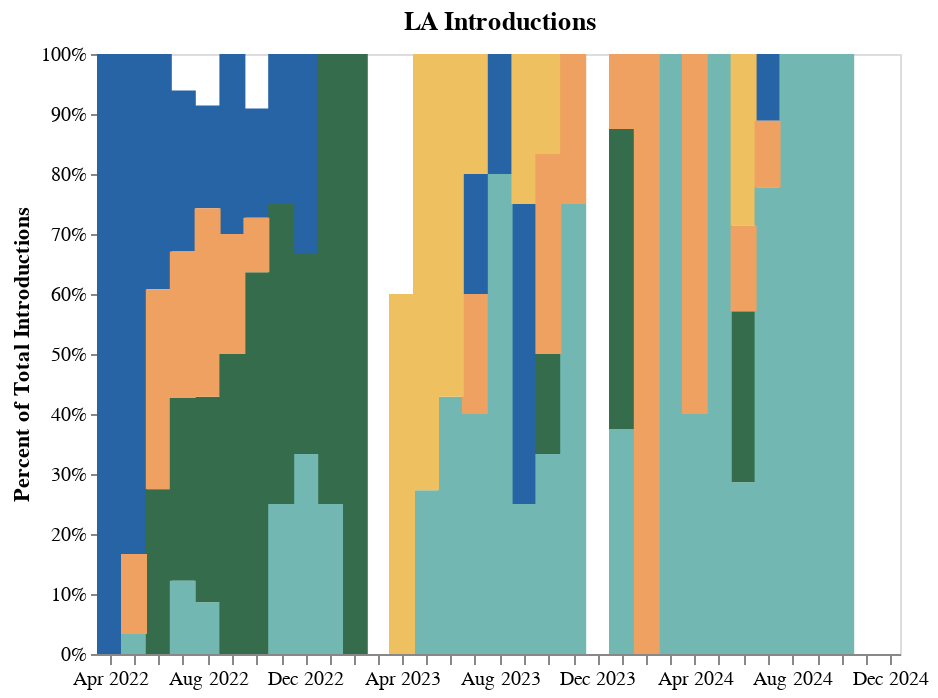

Notebook code for this chart:
### Code cell
chart

### Figure 1 — Vega-Lite specification as saved in the notebook (floating-point values rounded to 4 significant figures; data arrays with more than 128 entries replaced by an {"elided": "..."} marker saying what was removed)
{"config": {"view": {"continuousWidth": 400, "continuousHeight": 300}}, "data": {"name": "data-6e6479f7cbd8d0fdcf998905a2a82b5b"}, "mark": {"type": "bar", "interpolate": "monotone", "size": 13}, "encoding": {"color": {"field": "parent_host", "legend": null, "scale": {"domain": ["Cook County", "Global", "King County", "New York City", "North America", "Other California"], "range": ["#EEC060", "#2664A5", "#A76BB1", "#EEA160", "#356D4C", "#72b7b2"]}, "title": "Source of Introduction", "type": "nominal"}, "x": {"axis": {"format": "%b %Y", "grid": false, "tickCount": "month", "title": null}, "field": "year-month", "scale": {"domain": ["2022-04", "2022-05", "2022-06", "2022-07", "2022-08", "2022-09", "2022-10", "2022-11", "2022-12", "2023-01", "2023-02", "2023-03", "2023-04", "2023-05", "2023-06", "2023-07", "2023-08", "2023-09", "2023-10", "2023-11", "2023-12", "2024-01", "2024-02", "2024-03", "2024-04", "2024-05", "2024-06", "2024-07", "2024-08", "2024-09", "2024-10", "2024-11", "2024-12"]}, "title": "", "type": "temporal"}, "y": {"axis": {"format": "%", "grid": false, "title": "Percent of Total Introductions"}, "field": "count", "stack": "normalize", "type": "quantitative"}}, "title": "LA Introductions", "transform": [{"aggregate": [{"op": "count", "as": "count"}], "groupby": ["child_host", "year-month", "parent_host"]}, {"filter": "(datum.child_host === 'Los Angeles County')"}], "$schema": "https://vega.github.io/schema/vega-lite/v4.17.0.json", "datasets": {"data-6e6479f7cbd8d0fdcf998905a2a82b5b": {"elided": "337 records"}}}
